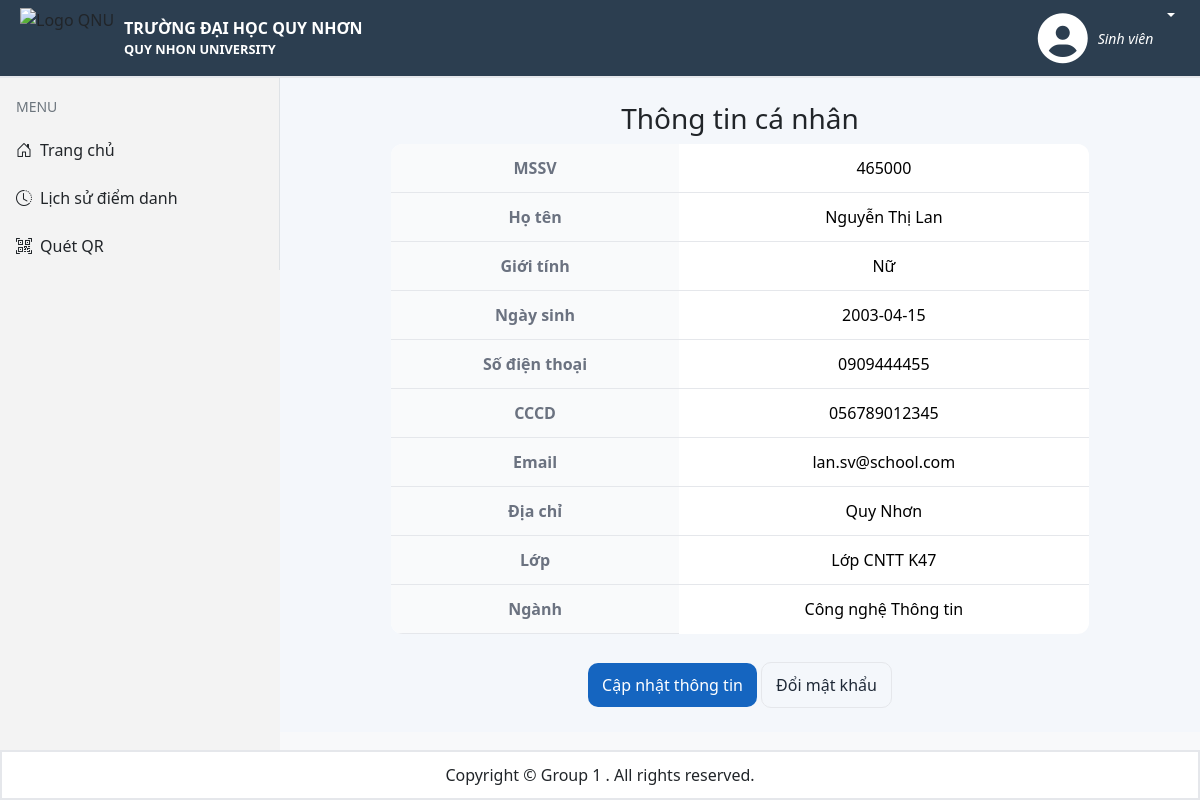
The app's page /Account/ThongTinCaNhan (signed in) with its own data.
### tables this page shows
CREATE TABLE `account` (
  `UserID` int(11) NOT NULL,
  `Ho` varchar(50) DEFAULT NULL,
  `Ten` varchar(50) DEFAULT NULL,
  `CCCD` varchar(12) DEFAULT NULL,
  `SoDT` varchar(10) DEFAULT NULL,
  `Email` varchar(255) DEFAULT NULL,
  `DiaChi` varchar(255) DEFAULT NULL,
  `NgaySinh` date DEFAULT NULL,
  `GioiTinh` enum('Nam','Nữ') DEFAULT NULL,
  `MatKhau` varchar(255) DEFAULT NULL,
  `AuthToken` varchar(255) DEFAULT NULL,
  `Role` enum('1','2','3') NOT NULL DEFAULT '3'
);

CREATE TABLE `lopsv` (
  `MaLop` varchar(10) NOT NULL,
  `TenLop` varchar(255) DEFAULT NULL,
  `MaNganh` varchar(10) DEFAULT NULL
);

CREATE TABLE `nganh` (
  `MaNganh` varchar(10) NOT NULL,
  `TenNganh` varchar(255) NOT NULL,
  `MaKhoa` varchar(10) DEFAULT NULL
);

### app/Controllers/BaseController.php (called while the page is built, shortened)
<?php
require_once __DIR__ . '/../Models/User.php';
require_once __DIR__ . '/../Config/database.php';
class BaseController
{
    protected function renderCommon($title, $render, $data = [])
    {
        require_once __DIR__ . "/../Views/layout.php";
    }
}

### app/Controllers/AccountController.php (called while the page is built, shortened)
<?php
require_once __DIR__ . '/BaseController.php';
    class AccountController extends BaseController
    {
        public function showThongTinCaNhan()
        {
            $userModel = new User();
            if($_SESSION['Role'] == 1)
                $data = $userModel->getStudentInfo($_SESSION['UID']);
            else if($_SESSION['Role'] == 2)
                $data = $userModel->getTeacherInfo($_SESSION['UID']);
            else if($_SESSION['Role'] == 3)
                $data = $userModel->getAdminInfo($_SESSION['UID']);
            $this->renderCommon("Thông tin cá nhân", "profile.php", ['studentData' => $data]);
        }
    }
?>

### app/Models/User.php (called while the page is built, shortened)
<?php
    class User
    {
        private $conn;
        public function __construct()
        {
            $this->conn = Database::getConnection();
        }
        public function getStudentInfo($studentId)
        {
            $stmt = $this->conn->prepare("SELECT UserID, Ho, Ten, GioiTinh, NgaySinh, SoDT, CCCD, Email, DiaChi, TenLop, TenNganh FROM account
            LEFT JOIN student on account.UserID = student.MSSV
            LEFT JOIN lopsv on  lopsv.MaLop = student.MaLop
            LEFT JOIN nganh on lopsv.MaNganh = nganh.MaNganh
            WHERE account.UserID = ?");
            $stmt->bind_param("s", $studentId);
            $stmt->execute();
            $result = $stmt->get_result();
            return $result->fetch_assoc();
        }
    }
?>

### app/Config/database.php (called while the page is built, shortened)
<?php
class Database
{
    private static $servername = "localhost";
    private static $username = "root";
    private static $password = "";
    private static $dbname = "diemdanhonline";
    private static $conn = null;
    public static function getConnection()
    {
        if (self::$conn === null) {
            self::$conn = new mysqli(self::$servername, self::$username, self::$password, self::$dbname);
        }
        return self::$conn;
    }
}
?>

### app/Views/common/profile.php (the view, shortened to what this page needs)
<!DOCTYPE html>
<html lang="vi">
<head>
  <link rel="stylesheet" href="./public/assets/css/theme.css">
</head>
<body>
<div style="display:flex;">
  <main class="page-container">
    <div class="profile-center">
      <h3>Thông tin cá nhân</h3>
      <?php
        $user = $data['studentData'];
      ?>
      <table class="table">
        <tr>
          <th>MSSV</th>
          <td><?= htmlspecialchars($user['UserID']) ?></td>
        </tr>
        <tr>
          <th>Họ tên</th>
          <td><?= htmlspecialchars($user['Ho'] . ' ' . $user['Ten']) ?></td>
        </tr>
        <tr>
          <th>Giới tính</th>
          <td><?= htmlspecialchars($user['GioiTinh']) ?></td>
        </tr>
        <tr>
          <th>Ngày sinh</th>
          <td><?= htmlspecialchars($user['NgaySinh']) ?></td>
        </tr>
        <tr>
          <th>Số điện thoại</th>
          <td><?= htmlspecialchars($user['SoDT']) ?></td>
        </tr>
        <tr>
          <th>CCCD</th>
          <td><?= htmlspecialchars($user['CCCD']) ?></td>
        </tr>
        <tr>
          <th>Email</th>
          <td><?= htmlspecialchars($user['Email']) ?></td>
        </tr>
        <tr>
          <th>Địa chỉ</th>
          <td><?= htmlspecialchars($user['DiaChi']) ?></td>
        </tr>
        <?php if ($_SESSION['Role'] == 1): ?>
                  <tr>
          <th>Lớp</th>
          <td><?= htmlspecialchars($user['TenLop']) ?></td>
        </tr>
          <tr>
          <th>Ngành</th>
          <td><?= htmlspecialchars($user['TenNganh']) ?></td>
        </tr>
      <?php else: ?>
      <?php endif; ?>
      </table>
      <div style="margin-top:12px; text-align:center;">
        <a class="button" href="./Account/ThongTinCaNhan/EditInfo">Cập nhật thông tin</a>
        <a class="button ghost" href="./Account/ChangePassword">Đổi mật khẩu</a>
      </div>
    </div>
  </main>
</div>
</body>
</html>

### public/assets/css/layout.css (style rules this page uses)
:root { --sidebars-color: #f3f3f3; --header-color: #2c3e50; }
* { padding: 0px; margin: 0px; box-sizing: border-box; }
body { background-color: #F6F8FB; overflow: hidden; }

### public/assets/css/theme.css (style rules this page uses)
:root { --primary: #1565c0; --primary-hover: #0d47a1; --accent: #00b0ff; --bg: #f4f7fb; --card: #ffffff; --text: #1f2937; --muted: #6b7280; --border: #e5e7eb; --radius: 12px; --success: #10b981; --warning: #f59e0b; --danger: #ef4444; }
.page-container { flex: 1; padding: 24px; display: flex; flex-direction: column; gap: 20px; background: var(--bg); }
.button { background: var(--primary); color: #fff; border: none; padding: 10px 14px; border-radius: 10px; cursor: pointer; transition: 0.2s; text-decoration: none; display: inline-block; }
.button.ghost { background: transparent; color: var(--text); border: 1px solid var(--border); }
.table { width: 100%; border-collapse: collapse; background: var(--card); border-radius: var(--radius); overflow: hidden; }
.table th, .table td { padding: 12px; border-bottom: 1px solid var(--border); text-align: center; }
.table th { background: #f9fafb; color: var(--muted); font-weight: 600; }
.table tr:last-child td { border-bottom: none; }
.profile-center { display: flex; flex-direction: column; align-items: center; margin: 0px 10%; }

### app/Views/partials/menubar.php (style rules this page uses)
:root { --sidebar-width: 280px; }
body { background:#f8f9fa; }

### records on screen
account: UserID "465000", Ho+Ten "Nguyễn Thị Lan", GioiTinh "Nữ", NgaySinh "2003-04-15", SoDT "0909444455", CCCD "056789012345", Email "lan.sv@school.com", DiaChi "Quy Nhơn", lopsv.TenLop "Lớp CNTT K47", nganh.TenNganh "Công nghệ Thông tin"
